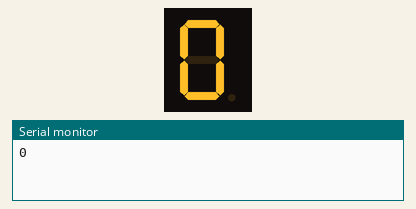
Bench run of a sketch on a simulated Arduino Uno, built with avr-gcc and run on an emulated ATmega328P. On the bench: 1-digit seven-segment display, the last lines printed to the serial monitor. Wiring (inferred from the names in the program): 1-digit 7-segment display, segments lit when LOW: segments pin 2, pin 3, pin 4, pin 5, pin 6, pin 7, pin 8. The segment pins are drawn as the display they are named for.

Above: at 0.1 s.
At 1.1 s:
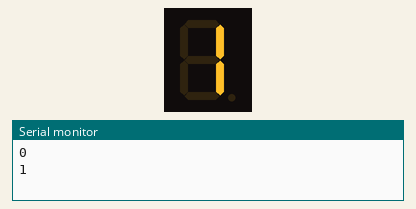
At 2.1 s:
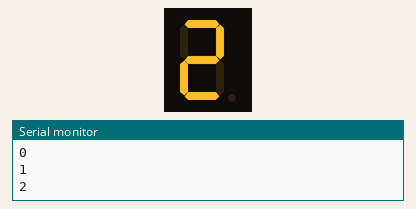
At 4.1 s:
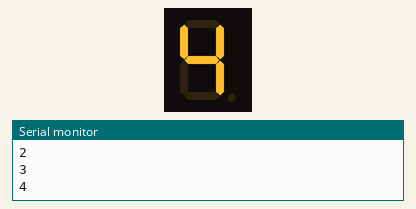
At 6.1 s:
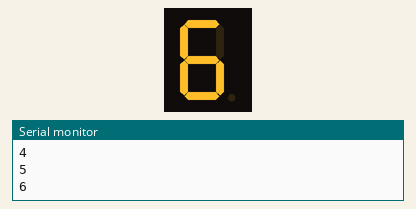
At 9.1 s:
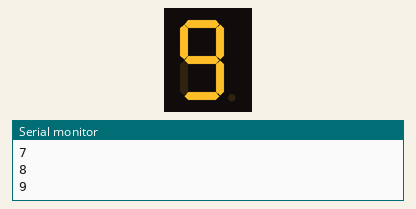

The sketch:

sept_segments_anode_c.ino
```cpp
/* Anode commun
5v
*/

int A = 2;
int B = 3;
int C = 4;
int D = 5;
int E = 6;
int F = 7;
int G = 8;

void setup(){
   pinMode(A, OUTPUT);
   pinMode(B, OUTPUT);
   pinMode(C, OUTPUT);
   pinMode(D, OUTPUT);
   pinMode(E, OUTPUT);
   pinMode(F, OUTPUT);
   pinMode(G, OUTPUT);
   Serial.begin(9600);
   eteindre();
}

void loop() {
   for (int i = 0 ; i < 10 ; i++){
         afficher(i);
      Serial.println(i);
        delay(1000);
      eteindre();
    }
}
void afficher( int val ) {
   switch (val){
     case 0 : {
           digitalWrite(A, LOW);
           digitalWrite(B, LOW);
           digitalWrite(C, LOW);
           digitalWrite(D, LOW);
           digitalWrite(E, LOW);
          digitalWrite(F, LOW);
     }
       break;
        case 1 : {
           digitalWrite(B, LOW);
           digitalWrite(C, LOW); }
           break;
        case 2 : {
           digitalWrite(A, LOW);
           digitalWrite(B, LOW);
           digitalWrite(G, LOW);
           digitalWrite(E, LOW);
          digitalWrite(D, LOW);
        }
           break;
        case 3 : {
           digitalWrite(A, LOW);
           digitalWrite(B, LOW);
           digitalWrite(C, LOW);
           digitalWrite(D, LOW);
           digitalWrite(G, LOW); }
           break ;
        case 4 : {
           digitalWrite(F, LOW);
           digitalWrite(G, LOW);
           digitalWrite(B, LOW);
           digitalWrite(C, LOW); }
       break ;
        case 5 : {
           digitalWrite(A, LOW);
           digitalWrite(F, LOW);
           digitalWrite(G, LOW);
           digitalWrite(C, LOW);
           digitalWrite(D, LOW); }
           break ;
        case 6 : {
           digitalWrite(D, LOW);
           digitalWrite(F, LOW);
           digitalWrite(G, LOW);
           digitalWrite(A, LOW);
           digitalWrite(C, LOW);
        digitalWrite(E, LOW);
        }
           break ;
        case 7 : {
           digitalWrite(A, LOW);
           digitalWrite(B, LOW);
           digitalWrite(C, LOW); }
           break ;
        case 8 : {
           digitalWrite(A, LOW);
           digitalWrite(B, LOW);
           digitalWrite(C, LOW);
           digitalWrite(D, LOW);
           digitalWrite(E, LOW);
           digitalWrite(F, LOW);
          digitalWrite(G, LOW);
        }
           break ;
        case 9 : {
           digitalWrite(A, LOW);
           digitalWrite(B, LOW);
           digitalWrite(C, LOW);
           digitalWrite(D, LOW);
           digitalWrite(F, LOW);
           digitalWrite(G, LOW); }
           break ;
       }
}

void eteindre()  {
           digitalWrite(D, HIGH);
           digitalWrite(E, HIGH);
           digitalWrite(F, HIGH);
           digitalWrite(G, HIGH);
           digitalWrite(A, HIGH);
           digitalWrite(B, HIGH);
           digitalWrite(C, HIGH);
}
```

Measured:
- by itself, everything shown: repeats every 10.0 s, in 11 steps
- what the display in image 1 shows lasts 1.0 s, from 1.0 s to 2.0 s
